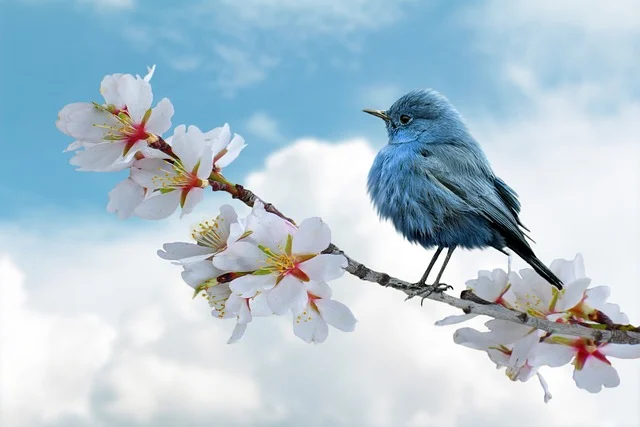
#> input picture Traditional Approach/Contour Detection/sample_image_bird.jpg, 640 x 427 px
$ python contour_v1.py
#> lines starting #> are read from the running program, lines starting #| are printed output that depends on the picture; after the words box and inside, x2 and y2 are one past the last pixel; in counts of white or black regions, pixels touching at a corner belong together
import cv2 as cv
import matplotlib.pyplot as plt
import os

root = os.getcwd()
imgPath = os.path.join(r'sample_image_bird.jpg')
image = cv.imread(imgPath)
#> image is the input picture: shape (427, 640, 3); mean B, G, R 210.7, 198.5, 178.4

imgRGB = cv.cvtColor(image, cv.COLOR_BGR2RGB)
gray = cv.cvtColor(image, cv.COLOR_BGR2GRAY)
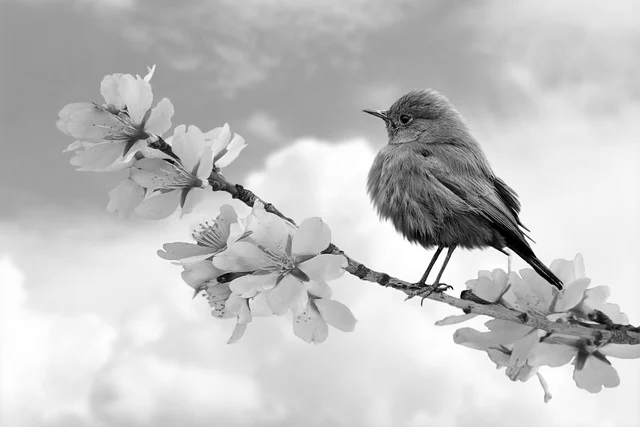
#> gray: shape (427, 640); min 0, max 255, mean 193.9

figure = plt.figure()
rows, cols = 1, 3

figure.add_subplot(rows, cols, 1)
plt.title('gray version')
plt.axis("off")
plt.imshow(gray)

# find an approximate estimate of the image
ret, thresh = cv.threshold(gray, thresh=0, maxval=255,
                           type=cv.THRESH_BINARY_INV + cv.THRESH_OTSU)
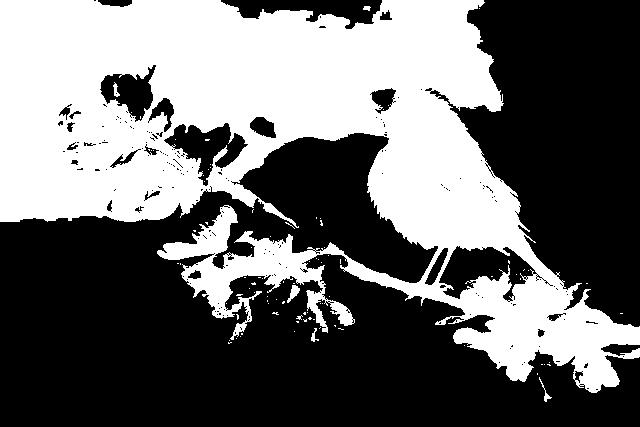
#> thresh: shape (427, 640); 41.8% white; 89 white regions (83 under 20 px)
#> ret = 187
figure.add_subplot(rows, cols, 2)
plt.title('initial extraction')
plt.axis("off")
plt.imshow(thresh)

# find contours
# mode=cv.RETR_EXTERNAL, retrieves only the outer contours
# method=cv.CHAIN_APPROX_SIMPLE, applies a simpler contour approximation, which saves memory by storing only the endpoints of the contours
contours, ret = cv.findContours(
    thresh, mode=cv.RETR_EXTERNAL, method=cv.CHAIN_APPROX_SIMPLE)
#> contours = 68 contours, 64 with area under 20; largest, box (x1, y1, x2, y2) and area: (0, 0, 640, 393) 120992, (287, 285, 300, 303) 84, (539, 377, 552, 402) 32, (311, 328, 319, 342) 26; ret = 68 rows, first 6: [1, -1, -1, -1], [2, 0, -1, -1], [3, 1, -1, -1], [4, 2, -1, -1], [5, 3, -1, -1], [6, 4, -1, -1]

# draw contours
# draws all contours/contourIdx=-1 in red color with thickness 1
cv.drawContours(imgRGB, contours, contourIdx=-1,
                color=(255, 0, 0), thickness=1)
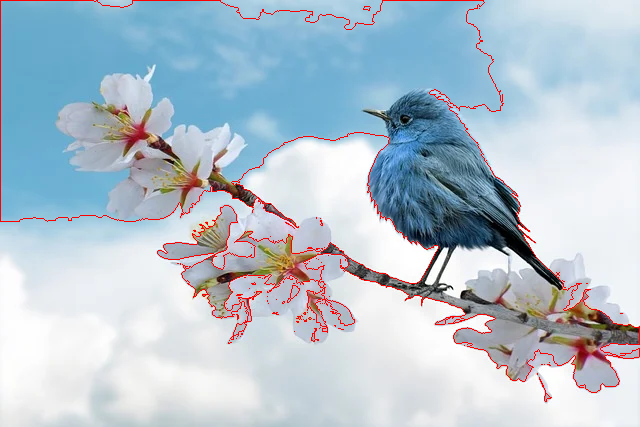
#> imgRGB: shape (427, 640, 3); mean R, G, B 180.2, 195.4, 207.3

figure.add_subplot(rows, cols, 3)
plt.title('final result')
plt.axis("off")
plt.imshow(imgRGB)

figure.suptitle('Contour Detection', x=0.5, y=0.05)
plt.show()
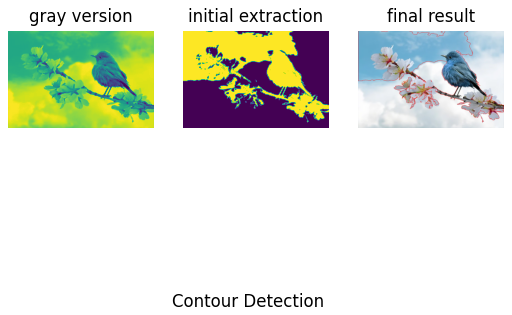
#> figure drawn by matplotlib, 3 panels
